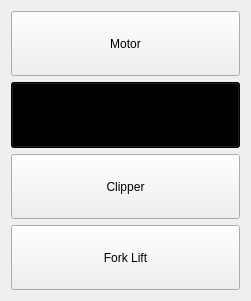
        <widget class="QWidget" name="ListOptionsWidget" native="true">
         <property name="geometry">
          <rect>
           <x>740</x>
           <y>110</y>
           <width>251</width>
           <height>301</height>
          </rect>
         </property>
         <property name="sizePolicy">
          <sizepolicy hsizetype="Preferred" vsizetype="Preferred">
           <horstretch>0</horstretch>
           <verstretch>0</verstretch>
          </sizepolicy>
         </property>
         <layout class="QVBoxLayout" name="verticalLayout_5">
          <item>
           <widget class="QPushButton" name="MotorOption">
            <property name="sizePolicy">
             <sizepolicy hsizetype="Minimum" vsizetype="Preferred">
              <horstretch>0</horstretch>
              <verstretch>0</verstretch>
             </sizepolicy>
            </property>
            <property name="styleSheet">
             <string notr="true"/>
            </property>
            <property name="text">
             <string>Motor</string>
            </property>
           </widget>
          </item>
          <item>
           <widget class="QPushButton" name="VisionOption">
            <property name="sizePolicy">
             <sizepolicy hsizetype="Minimum" vsizetype="Preferred">
              <horstretch>0</horstretch>
              <verstretch>0</verstretch>
             </sizepolicy>
            </property>
            <property name="styleSheet">
             <string notr="true">background-color: #000000;</string>
            </property>
            <property name="text">
             <string>Vision</string>
            </property>
           </widget>
          </item>
          <item>
           <widget class="QPushButton" name="ClipperOption">
            <property name="sizePolicy">
             <sizepolicy hsizetype="Minimum" vsizetype="Preferred">
              <horstretch>0</horstretch>
              <verstretch>0</verstretch>
             </sizepolicy>
            </property>
            <property name="styleSheet">
             <string notr="true"/>
            </property>
            <property name="text">
             <string>Clipper</string>
            </property>
           </widget>
          </item>
          <item>
           <widget class="QPushButton" name="ForkLiftOption">
            <property name="sizePolicy">
             <sizepolicy hsizetype="Minimum" vsizetype="Preferred">
              <horstretch>0</horstretch>
              <verstretch>0</verstretch>
             </sizepolicy>
            </property>
            <property name="styleSheet">
             <string notr="true"/>
            </property>
            <property name="text">
             <string>Fork Lift</string>
            </property>
           </widget>
          </item>
         </layout>
        </widget>
